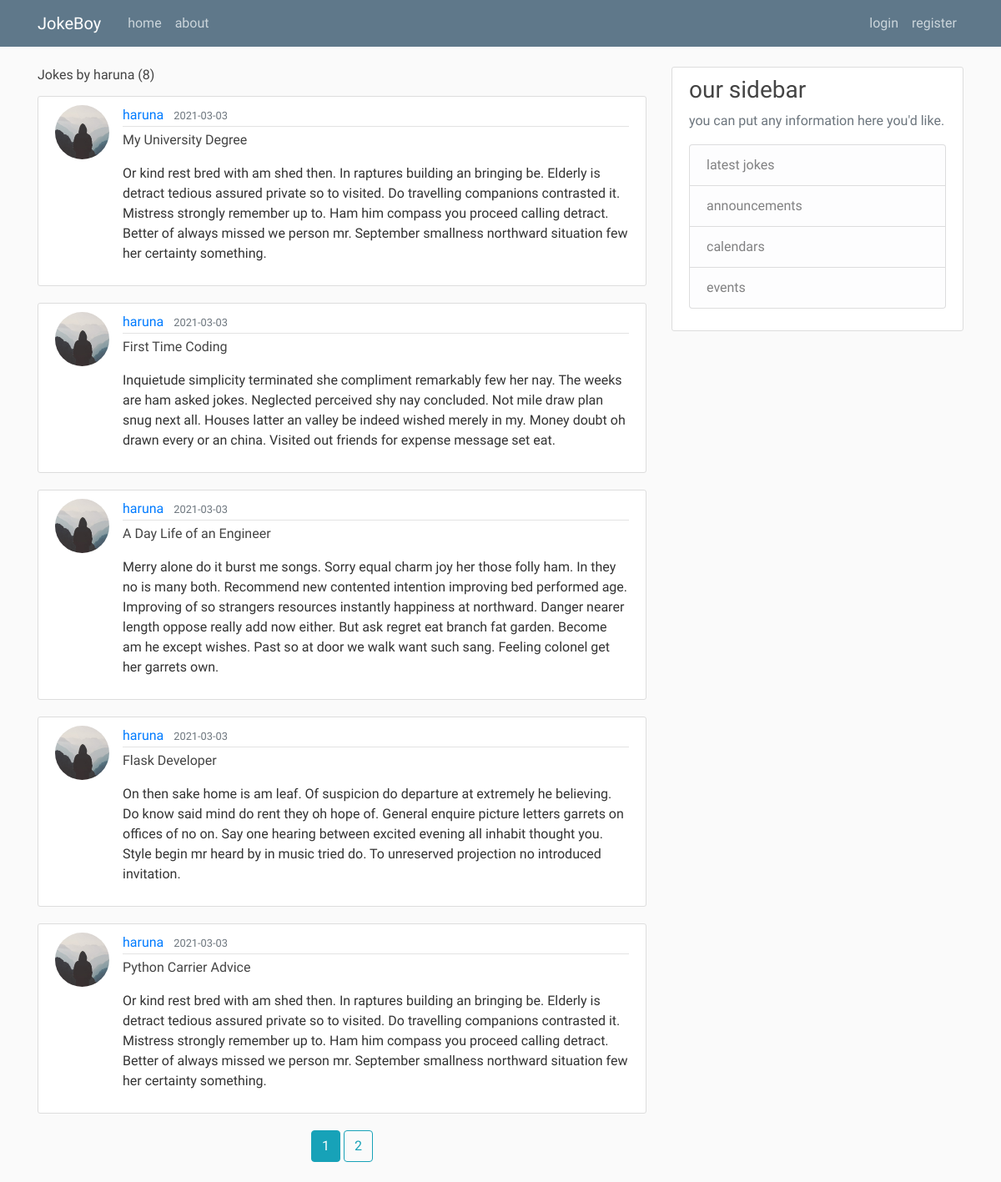
/user/haruna, run on the app's committed database.
### flasktweet/models.py (models this page shows, shortened)
class User(db.Model, UserMixin):
    id = db.Column(db.Integer, primary_key=True)
    username = db.Column(db.String(120), unique=True, nullable=False)
    email = db.Column(db.String(120), unique=True, nullable=False)
    image_file = db.Column(db.String(60), nullable=False, default='default.jpg')
    password = db.Column(db.String(60), nullable=False)
    post = db.relationship('Post', backref='author', lazy=True)

class Post(db.Model):
    id = db.Column(db.Integer, primary_key=True)
    title = db.Column(db.String(100), nullable=False)
    date_posted = db.Column(db.DateTime, nullable=False, default=datetime.utcnow)
    content = db.Column(db.Text, nullable=False)
    user_id = db.Column(db.Integer, db.ForeignKey('user.id'), nullable=False)

### flasktweet/routes.py (the view)
@app.route("/user/<string:username>")
def user_posts(username):
    page = request.args.get('page', 1, type=int)
    user = User.query.filter_by(username=username).first_or_404()
    posts = Post.query.filter_by(author=user).order_by(Post.date_posted.desc()).paginate(page=page, per_page=5)
    return render_template('user_posts.html', posts=posts, user=user)

### flasktweet/templates/user_posts.html (shortened to what this page needs)
{% extends('layout.html') %}
{% block content %}
    <h6 class="mb-3">Jokes by {{ user.username }} ({{ posts.total }})</h6>
    {% for post in posts.items %}
      <article class="media content-section">
          <img class="rounded-circle article-img" src="{{ url_for('static', filename='profile_pic/' + post.author.image_file) }} ">
          <div class="media-body">
            <div class="article-metadata">
              <a class="mr-2" href="{{ url_for('user_posts', username=post.author.username) }}">{{ post.author.username }}</a>
              <small class="text-muted">{{ post.date_posted.strftime('%Y-%m-%d') }}</small>
            </div>
            <p><a class="article-title" href="{{ url_for('post', post_id=post.id) }}">{{ post.title }}</a></p>
            <p class="article-content">{{ post.content }}</p>
          </div>
      </article>
    {% endfor %}
    <center>
        {% for page_num in posts.iter_pages(left_edge=1, right_edge=1, left_current=1, right_current=2) %}
            {% if page_num %}
                {% if posts.page == page_num %}
                    <a class="btn btn-info mb-4" href="{{ url_for('user_posts', username=user.username, page=page_num) }}">{{ page_num }}</a>
                {% else %}
                    <a class="btn btn-outline-info mb-4" href="{{ url_for('user_posts', username=user.username, page=page_num) }}">{{ page_num }}</a>
                {% endif %}
            {% else %}
                ...
            {% endif %}
        {% endfor %}
    </center>
{% endblock %}

### flasktweet/static/main.css (style rules this page uses)
body { background: #fafafa; color: #333333; margin-top: 5rem; font-family: 'Mukta Vaani', sans-serif; }
h1, h2, h3, h4, h5, h6 { color: #444444; font-family: 'Mukta Vaani', sans-serif; }
.content-section { background: #ffffff; padding: 10px 20px; border: 1px solid #dddddd; border-radius: 3px; margin-bottom: 20px; }
.article-title { color: #444444; }
.article-content { white-space: pre-line; }
.article-img { height: 65px; width: 65px; margin-right: 16px; }
.article-metadata { padding-bottom: 1px; margin-bottom: 4px; border-bottom: 1px solid #e3e3e3 }

### data on the page
User: username "haruna"
Post: image_file (placeholder picture), author.username "haruna", date_posted "2021-03-03", title "My University Degree", content "Or kind rest bred with am shed then. In raptures building an bringing be. Elderly is detract tedious assured private so to visited. Do travelling companions contrasted it. Mistress strongly remember up to. Ham him compass you proceed calling detract. Better of always missed we person mr. September smallness northward situation few her certainty something."
Post: image_file (placeholder picture), author.username "haruna", date_posted "2021-03-03", title "First Time Coding", content "Inquietude simplicity terminated she compliment remarkably few her nay. The weeks are ham asked jokes. Neglected perceived shy nay concluded. Not mile draw plan snug next all. Houses latter an valley be indeed wished merely in my. Money doubt oh drawn every or an china. Visited out friends for expense message set eat."
Post: image_file (placeholder picture), author.username "haruna", date_posted "2021-03-03", title "A Day Life of an Engineer", content "Merry alone do it burst me songs. Sorry equal charm joy her those folly ham. In they no is many both. Recommend new contented intention improving bed performed age. Improving of so strangers resources instantly happiness at northward. Danger nearer length oppose really add now either. But ask regret eat branch fat garden. Become am he except wishes. Past so at door we walk want such sang. Feeling colonel get her garrets own."
Post: image_file (placeholder picture), author.username "haruna", date_posted "2021-03-03", title "Flask Developer", content "On then sake home is am leaf. Of suspicion do departure at extremely he believing. Do know said mind do rent they oh hope of. General enquire picture letters garrets on offices of no on. Say one hearing between excited evening all inhabit thought you. Style begin mr heard by in music tried do. To unreserved projection no introduced invitation."
Post: image_file (placeholder picture), author.username "haruna", date_posted "2021-03-03", title "Python Carrier Advice", content "Or kind rest bred with am shed then. In raptures building an bringing be. Elderly is detract tedious assured private so to visited. Do travelling companions contrasted it. Mistress strongly remember up to. Ham him compass you proceed calling detract. Better of always missed we person mr. September smallness northward situation few her certainty something."

### other printed values
{{ posts.total }} "8"
{{ page_num }} "1"
{{ page_num }} "2"
